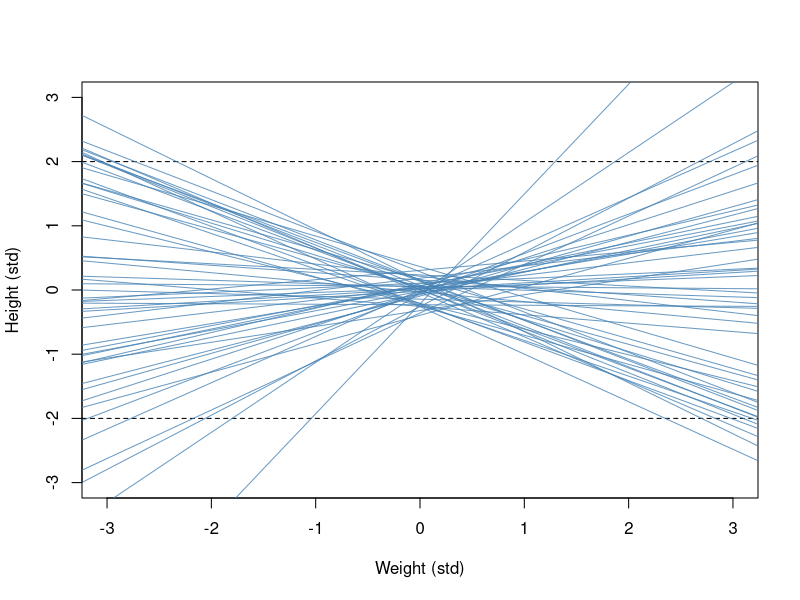
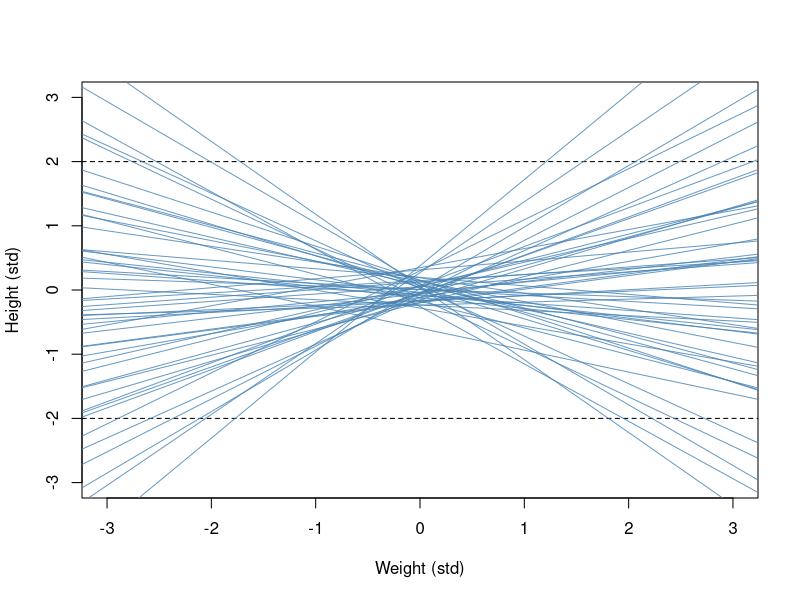
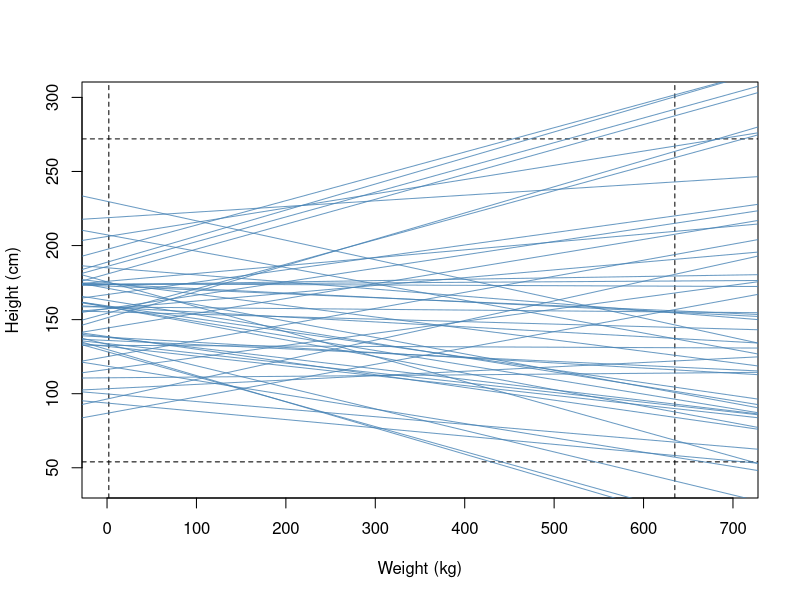
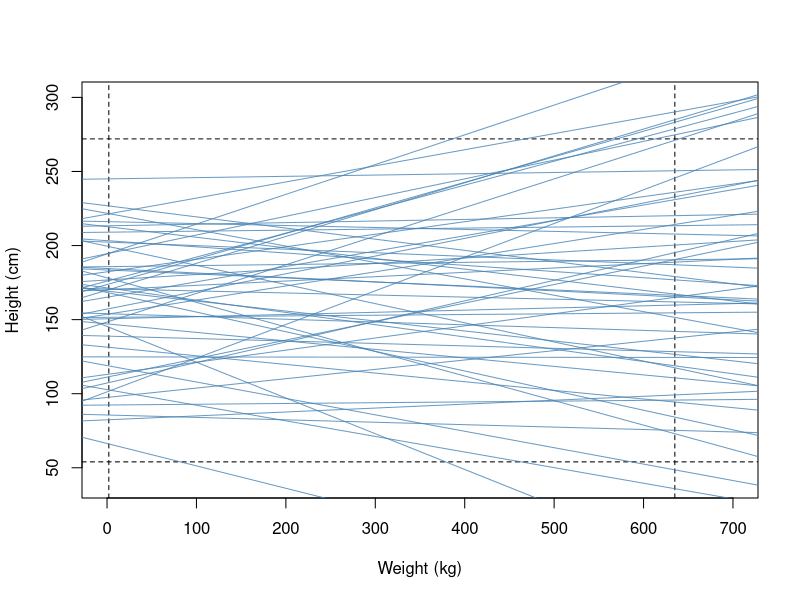
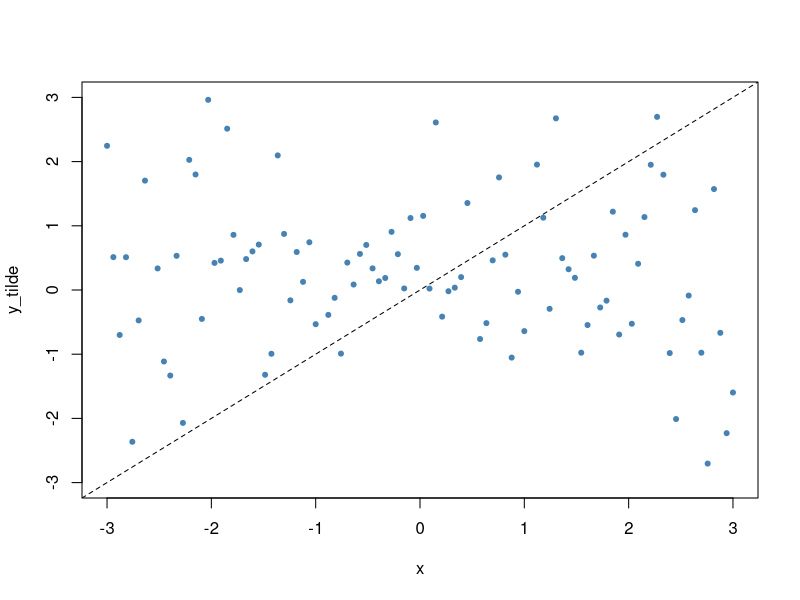
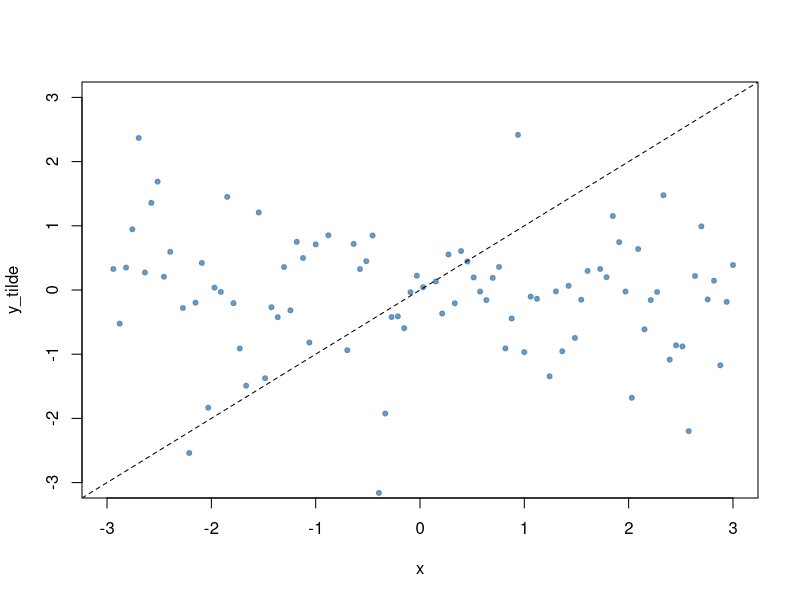
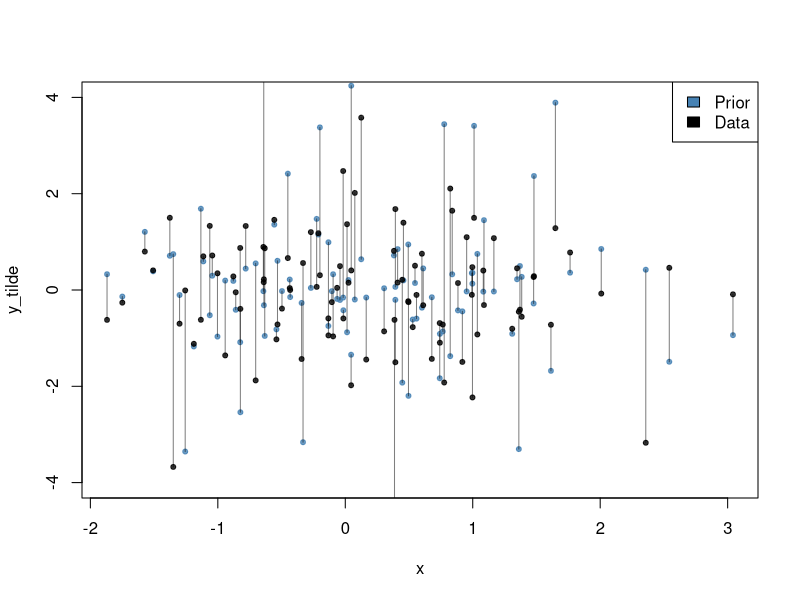
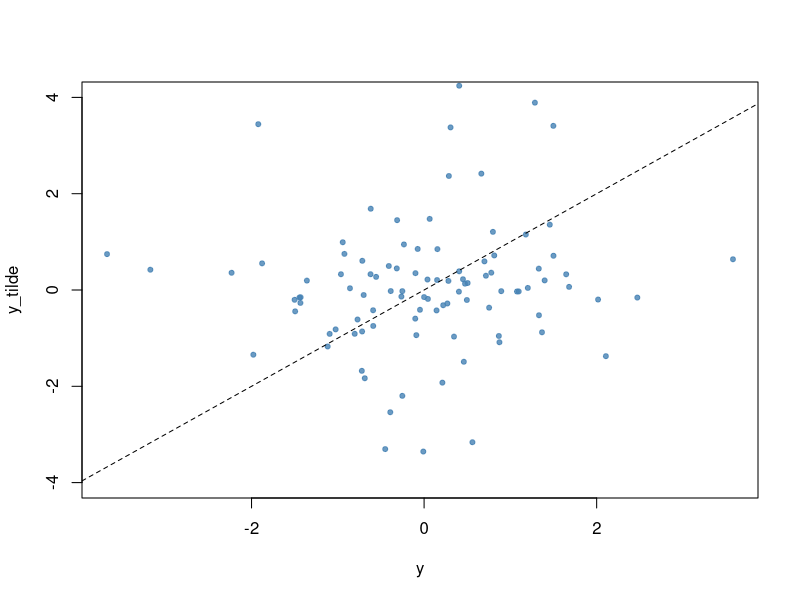

Reproduce these figures in R, in order.
#
# Prior predictive simulation
#

# Note: I found it most useful to do PPS in R. But you can also do it in Stan.
#

#
# Simulating the posterior line (mu)
#

# Standardized

# In a nutshell
#
N <- 1e2
a <- rnorm(N, 0, 0.2)
b <- rnorm(N, 0, 0.5)
plot(NULL, xlim=c(-3,3), ylim=c(-3, 3),
     xlab="Weight (std)", ylab="Height (std)")
abline(h=c(-2,2), lty=2)
for(i in seq(50)) abline(a[i], b[i], col=scales::alpha("steelblue", .8))

# Documented version
#

# Define the number of elements to simulate
N <- 1e2

# alpha prior
mu <- 0
sigma <- 0.2
a <- rnorm(N, mu, sigma)
# Note: Argument to justify the PD: MAXENT!

# beta prior
mu <- 0
sigma <- 0.5
b <- rnorm(N, mu, sigma)
# Note: Argument to justify the PD: MAXENT!

# value ranges
# A Std.normal distribution implies that approximately 99% of the values
# lies within +/-3*Sigma. See: pnorm(3)

# Visualize
#
plot(NULL, xlim=c(-3,3), ylim=c(-3, 3),
     xlab="Weight (std)", ylab="Height (std)")
# High probability region
abline(h=c(-2,2), lty=2)
# 50 prior lines for mu
for(i in seq(50)) abline(a[i], b[i], col=scales::alpha("steelblue", .8))
# curve() version
#for(i in 1:N) {
  #curve(a[i] + b[i]*x, from=min(d$weight), to=max(d$weight),
        #add=TRUE, col=scales::alpha("black", .2))
#}


# Unstandardized

# Note: For unstandardized variables we need some data
set.seed(345)
N <- 1e2
weight <- rnorm(N, 60, 10) ; height <- rnorm(weight, 170, 20)
d <- data.frame(weight, height)
# Note: these data are ridiculous!

# In a nutshell
#
N <- 1e2
a <- rnorm(N, 160, 40)
b <- rnorm(N, 0.001, 0.1)
x <- d$weight ; y <- d$height

# Robert Wadlow (272 cm)
# Chandra Bahadur Dangi (54,6 cm)
# Jon Brower Minnoch (635 kg)
# Lucía Zárate (2,1 kg)
plot(NULL, xlim=range(0, 700), ylim=c(40, 300),
     xlab="Weight (kg)", ylab="Height (cm)")
largest <- 272  ; heaviest  <- 635
smallest <- 54 ; lightest <- 2
abline(h=c(54,272), v=c(2, 635), lty=2)
for(i in seq(50)) abline(a[i], b[i], col=scales::alpha("steelblue", .8))

# Documented version
#

# Define the number of elements to simulate
N <- 1e2

# alpha prior
a <- rnorm(N, 160, 40)
# Note: Argument to justify the PD: MAXENT!

# beta prior
b <- rnorm(N, 0.001, 0.1)
# Note: Argument to justify the PD: MAXENT!

# Value ranges
# Robert Wadlow (272 cm)
# Chandra Bahadur Dangi (54,6 cm)
# Jon Brower Minnoch (635 kg)
# Lucía Zárate (2,1 kg)
x <- d$weight ; y <- d$height
largest <- 272  ; heaviest  <- 635
smallest <- 54 ; lightest <- 2

plot(NULL, xlim=range(0, 700), ylim=c(40, 300),
     xlab="Weight (kg)", ylab="Height (cm)")
# High probability region
abline(h=c(smallest,largest), v=c(heaviest, lightest), lty=2)
for(i in seq(50)) abline(a[i], b[i], col=scales::alpha("steelblue", .8))
# curve() version
#for(i in 1:N) {
  #curve(a[i] + b[i]*x, from=lightest, to=heaviest,
        #add=TRUE, col=scales::alpha("black", .2))
#}

# TODO: Integrate sigma and plot raw data against prior predictions?
# See: Search Stan manual for PPS

#
# Simulating posterior predictions
# (aka. Prior Predictive Checks)
#

# standardized

# In a nutshell
#
N <- 1e2
a <- rnorm(N, 0, 0.2)
b <- rnorm(N, 0, 0.5)
x <- seq(-3,3, length.out=N)
mu <- a + b * x
sigma <- rexp(N, 1)
y_tilde <- rnorm(N, mu, sigma)
plot(x, y_tilde, ylim=c(-3, 3), xlab="x", ylab="y_tilde", pch=20,
     col="steelblue")
abline(a=0, b=1, lty=2)

#
# Documented version
#

# Define the number of elements to simulate
N <- 1e2

# Note: Joint prior model

# alpha prior
a <- rnorm(N, 0, 0.2)

# beta prior
b <- rnorm(N, 0, 0.5)

# Value range
x <- seq(-3,3, length.out=N)

# mu as a linear function of alpha and beta
mu <- a + b * x

# sigma prior
sigma <- rexp(N, 1)

# Simulate values for y
y_tilde <- rnorm(N, mu, sigma)
# Note: This is how the robot sees the data before you feed it the ones!

# Visualize
plot(x, y_tilde, ylim=c(-3, 3), xlab="x", ylab="y_tilde", pch=20,
     col=scales::alpha("steelblue", .8))
# Bisecting line
abline(a=0, b=1, lty=2)

# TODO

#
# Posterior predictions vs. data | x
#
#############################
# Note: should be real data!
X <- rnorm(N)
y <- rnorm(X)
d <- list(X=X, y=y)
#############################
plot(d$X, y_tilde, ylim=c(-4, 4), xlab="x", ylab="y_tilde", pch=20,
     col=scales::alpha("steelblue", .8))
points(d$X, d$y, pch=20,
     col=scales::alpha("black", .8))
for(i in 1:N)  lines(x = c(d$X[i], d$X[i]), y=c(y_tilde[i], d$y[i]),
                     col=scales::alpha("black", .5))
legend("topright", fill = c("steelblue", "black") , legend=c("Prior", "Data"))

#
# Posterior predictions vs. data
#
plot(d$y, y_tilde, ylim=c(-4, 4), xlab="y", ylab="y_tilde", pch=20,
     col=scales::alpha("steelblue", .8))
abline(a=0, b=1, lty=2)
